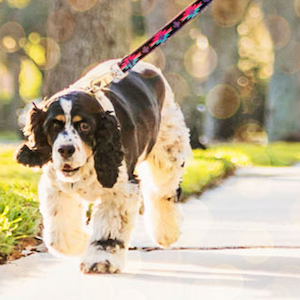
#> input picture raw_images/dog.png, 300 x 300 px
$ python image_addition.py
#> lines starting #> are read from the running program, lines starting #| are printed output that depends on the picture
import cv2
import numpy as np
from matplotlib import pyplot as plt
import pylab as py


def do():
    image1 = cv2.imread('raw_images/dog.png')
#> image1 is the input picture: shape (300, 300, 3); mean B, G, R 145.7, 174.2, 188.6
    gray_image_1 = cv2.cvtColor(image1, cv2.COLOR_BGR2GRAY)
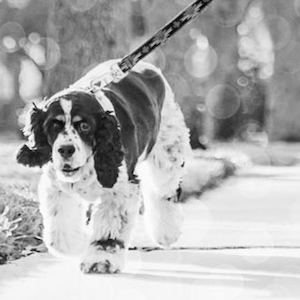
#> gray_image_1: shape (300, 300); min 0, max 255, mean 175.2
    image2 = cv2.imread('processed_images/circular_fraunhaufer.png')
    gray_image_2 = cv2.cvtColor(image1, cv2.COLOR_BGR2GRAY)

    image_3 = gray_image_1 + gray_image_2
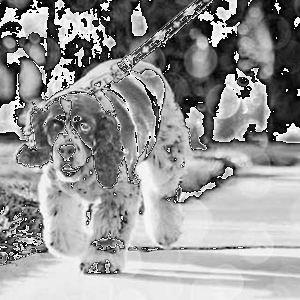
#> image_3: shape (300, 300); min 0, max 254, mean 151.2

    cv2.imwrite('processed_images/addition.png', image_3)


if __name__ == '__main__':
    do()

$ run again, with raw_images/2.jpg saved as raw_images/dog.png
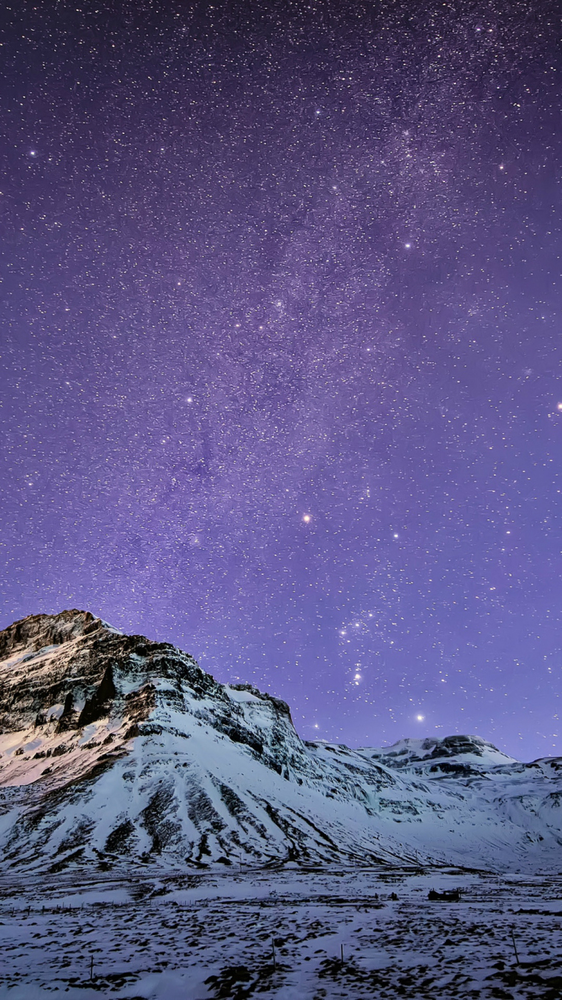
#> input picture raw_images/2.jpg, 562 x 1000 px, shrunk from 1080 x 1920 before the run
#> in do, image1 is the input picture: shape (1000, 562, 3); mean B, G, R 131.1, 85.2, 90
#> in do, `gray_image_1 = cv2.cvtColor(image1, cv2.COLOR_BGR2GRAY)`:
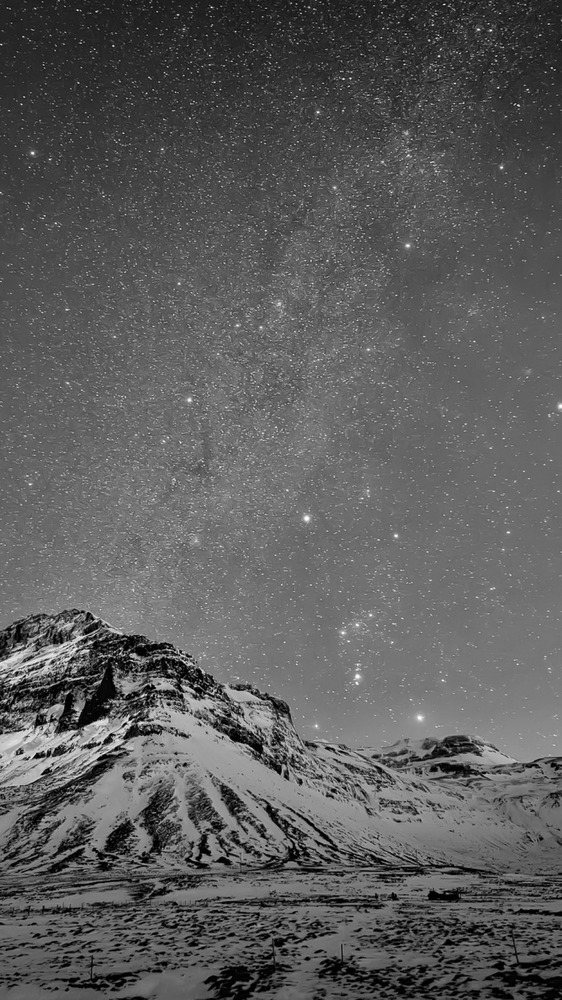
#> gray_image_1: shape (1000, 562); min 0, max 255, mean 91.9
#> in do, `image_3 = gray_image_1 + gray_image_2`:
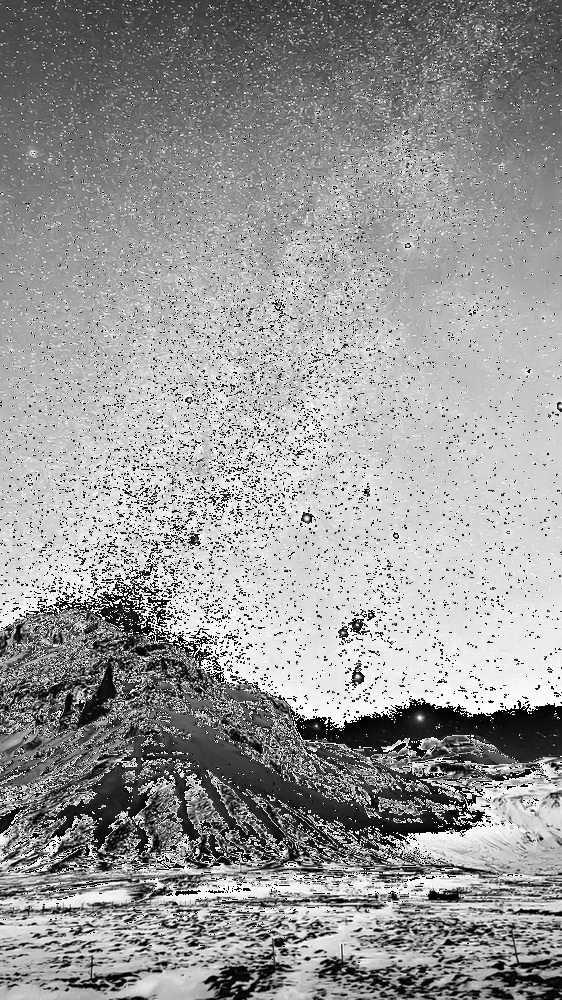
#> image_3: shape (1000, 562); min 0, max 254, mean 151.7
